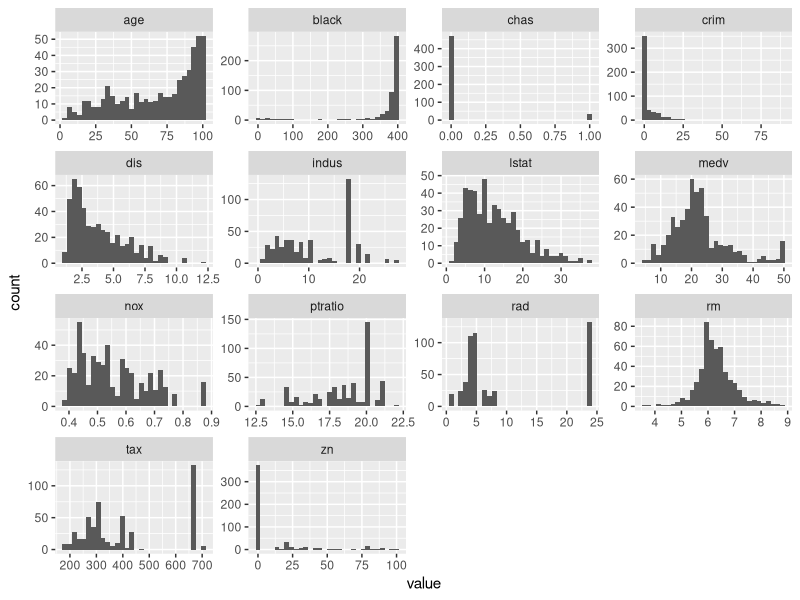
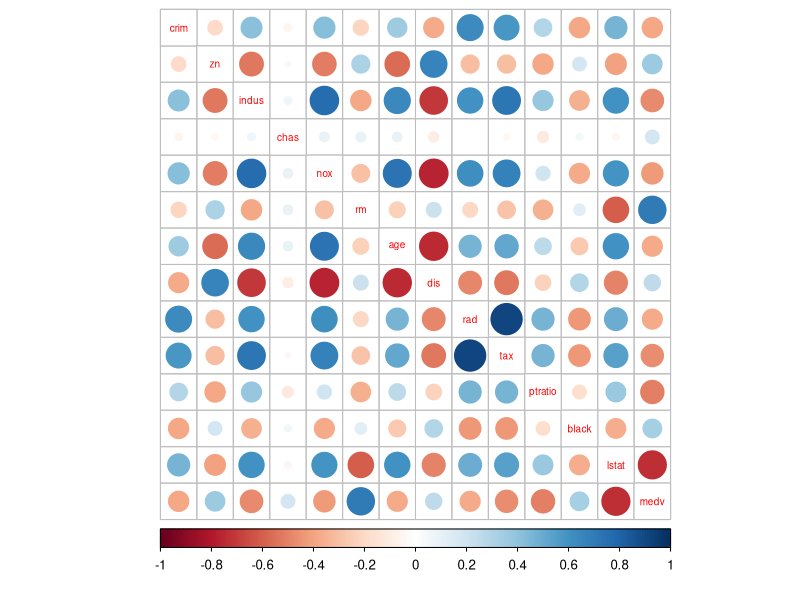
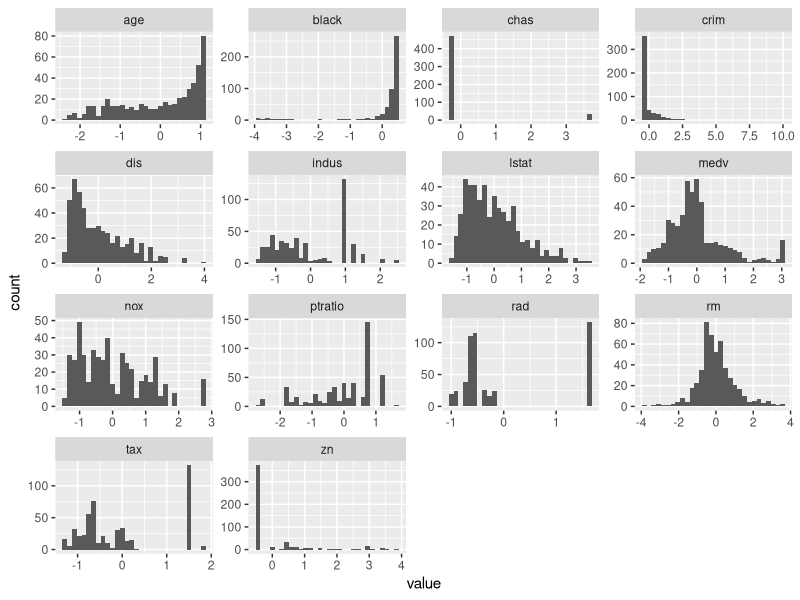
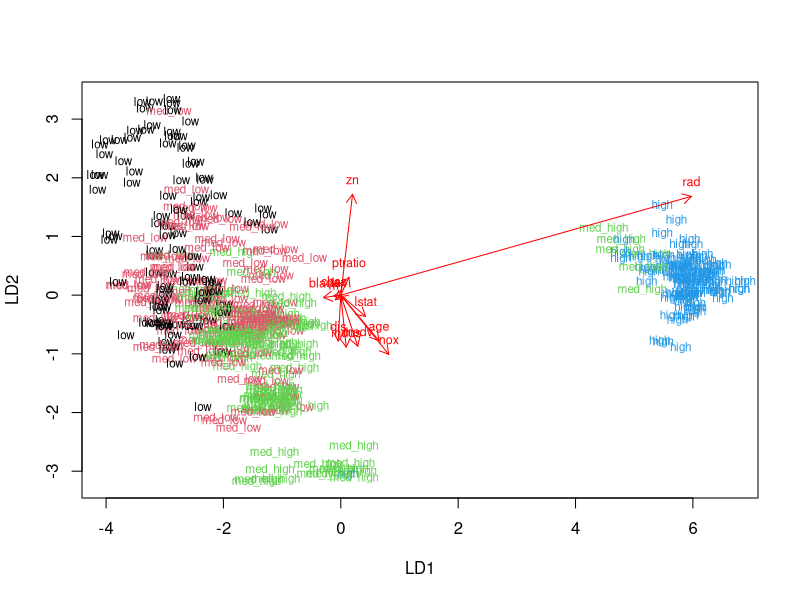
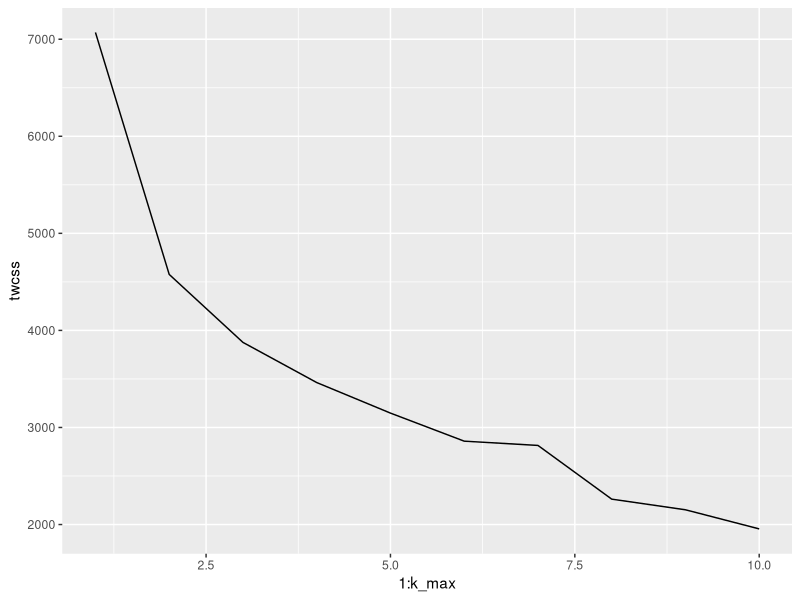
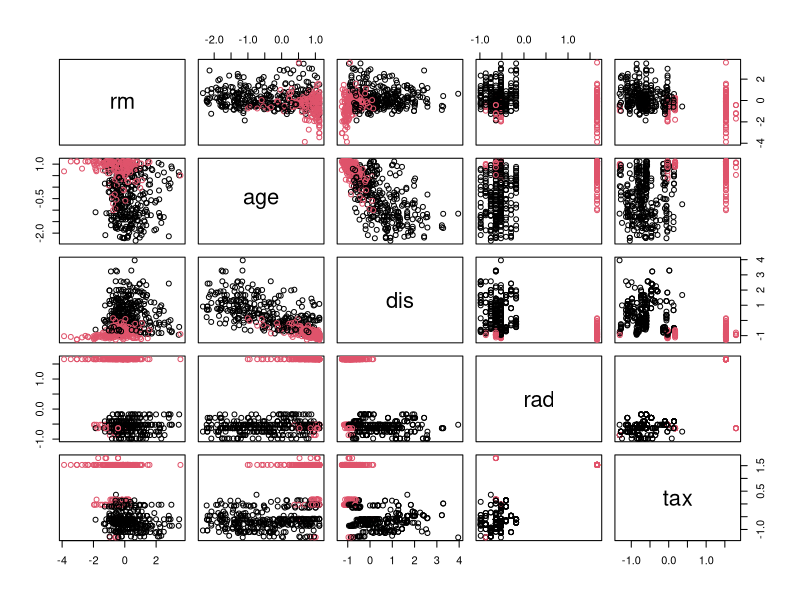
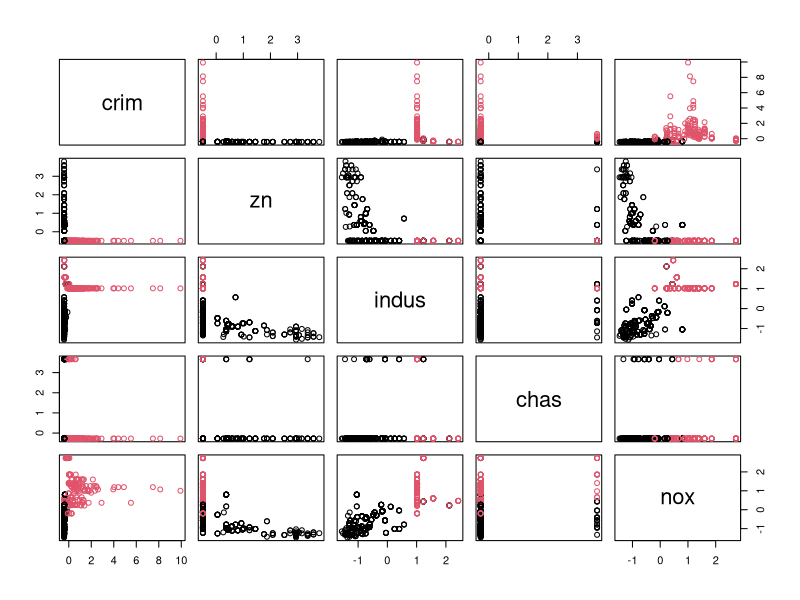

Generate these figures, in order, with R:
## ---- chunk 1

rm(list=ls())

library(dplyr); library(ggplot2); library(GGally); library(readr); library(tidyr); library(MASS); library(corrplot)

## ---- chunk 2
data("Boston")

dim(Boston)
str(Boston)
## ---- chunk 3
summary(Boston)

gather(Boston)  %>% ggplot(aes(value)) + facet_wrap(~key, scales="free") + geom_histogram()


cor_matrix<-cor(Boston) %>% round(2)
cor_matrix
corrplot(cor_matrix, method="circle", cl.pos = "b", tl.pos = "d", tl.cex = 0.6)

## ---- chunk 4
boston_scaled <- scale(Boston)
summary(boston_scaled)
boston_scaled <- as.data.frame(boston_scaled)
gather(boston_scaled)  %>% ggplot(aes(value)) + facet_wrap(~key, scales="free") + geom_histogram()


bins <- quantile(boston_scaled$crim)
bins

label <- c("low","med_low","med_high","high")
crime <- cut(boston_scaled$crim, breaks = bins, labels = label, include.lowest = TRUE)
boston_scaled <- dplyr::select(boston_scaled, -crim)
boston_scaled <- data.frame(boston_scaled, crime)


n <- nrow(boston_scaled)
ind <- sample(n,  size = n * 0.8)
train <- boston_scaled[ind,]
test <- boston_scaled[-ind,]
correct_classes <- test$crime
test <- dplyr::select(test, -crime)
## ---- chunk 5
lda.fit <- lda(crime ~ ., data = train)

lda.arrows <- function(x, myscale = 1, arrow_heads = 0.1, color = "red", tex = 0.75, choices = c(1,2)){
  heads <- coef(x)
  arrows(x0 = 0, y0 = 0, 
         x1 = myscale * heads[,choices[1]], 
         y1 = myscale * heads[,choices[2]], col=color, length = arrow_heads)
  text(myscale * heads[,choices], labels = row.names(heads), 
       cex = tex, col=color, pos=3)
}

classes <- as.numeric(train$crime)

plot(lda.fit, dimen = 2, col = classes, pch = classes )
lda.arrows(lda.fit, myscale = 2)
## ---- chunk 6
lda.pred <- predict(lda.fit, newdata = test)

# cross tabulate the results
table(correct = correct_classes, predicted = lda.pred$class)
## ---- chunk 7

data("Boston")
boston_scaled2 <- scale(Boston)
boston_scaled2 <- as.data.frame(boston_scaled2)

dist_eu <- dist(boston_scaled2)

summary(dist_eu)

# k-means clustering
km <-kmeans(boston_scaled2, centers = 3)

set.seed(123)
k_max <- 10
twcss <- sapply(1:k_max, function(k){kmeans(boston_scaled2, k)$tot.withinss})
qplot(x = 1:k_max, y = twcss, geom = 'line')

km <-kmeans(boston_scaled2, centers = 2)

pairs(boston_scaled2[6:10], col = km$cluster)
pairs(boston_scaled2[1:5], col = km$cluster)


